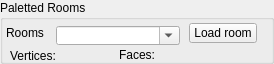
    <widget class="QGroupBox" name="IDC_STATIC_9">
      <property name="geometry">
        <rect>
          <x>12</x>
          <y>730</y>
          <width>274</width>
          <height>64</height>
        </rect>
      </property>
      <property name="title">
        <string>Paletted Rooms</string>
      </property>
      <property name="visible">
        <bool>true</bool>
      </property>
      <property name="enabled">
        <bool>true</bool>
      </property>
      <property name="flat">
        <bool>false</bool>
      </property>
      <widget class="QPushButton" name="IDC_LOAD_ROOM">
        <property name="geometry">
          <rect>
            <x>189</x>
            <y>23</y>
            <width>68</width>
            <height>20</height>
          </rect>
        </property>
        <property name="text">
          <string>Load room</string>
        </property>
        <property name="visible">
          <bool>true</bool>
        </property>
        <property name="enabled">
          <bool>true</bool>
        </property>
        <property name="default">
          <bool>false</bool>
        </property>
        <property name="autoDefault">
          <bool>false</bool>
        </property>
      </widget>
      <widget class="QLabel" name="IDC_STATIC_10">
        <property name="geometry">
          <rect>
            <x>6</x>
            <y>26</y>
            <width>44</width>
            <height>13</height>
          </rect>
        </property>
        <property name="text">
          <string>Rooms</string>
        </property>
        <property name="visible">
          <bool>true</bool>
        </property>
        <property name="enabled">
          <bool>true</bool>
        </property>
        <property name="alignment">
          <set>Qt::AlignLeft</set>
        </property>
      </widget>
      <widget class="QComboBox" name="IDC_ROOM_PULLDOWN">
        <property name="maxVisibleItems">
          <number>17</number>
        </property>
        <property name="geometry">
          <rect>
            <x>56</x>
            <y>26</y>
            <width>124</width>
            <height>19</height>
          </rect>
        </property>
        <property name="visible">
          <bool>true</bool>
        </property>
        <property name="enabled">
          <bool>true</bool>
        </property>
        <property name="editable">
          <bool>true</bool>
        </property>
      </widget>
      <widget class="QLabel" name="IDC_PALETTE_FACE_COUNT">
        <property name="geometry">
          <rect>
            <x>119</x>
            <y>48</y>
            <width>95</width>
            <height>13</height>
          </rect>
        </property>
        <property name="text">
          <string>Faces:</string>
        </property>
        <property name="visible">
          <bool>true</bool>
        </property>
        <property name="enabled">
          <bool>true</bool>
        </property>
        <property name="alignment">
          <set>Qt::AlignLeft</set>
        </property>
      </widget>
      <widget class="QLabel" name="IDC_PALETTE_VERTEX_COUNT">
        <property name="geometry">
          <rect>
            <x>10</x>
            <y>49</y>
            <width>95</width>
            <height>13</height>
          </rect>
        </property>
        <property name="text">
          <string>Vertices:</string>
        </property>
        <property name="visible">
          <bool>true</bool>
        </property>
        <property name="enabled">
          <bool>true</bool>
        </property>
        <property name="alignment">
          <set>Qt::AlignLeft</set>
        </property>
      </widget>
    </widget>
